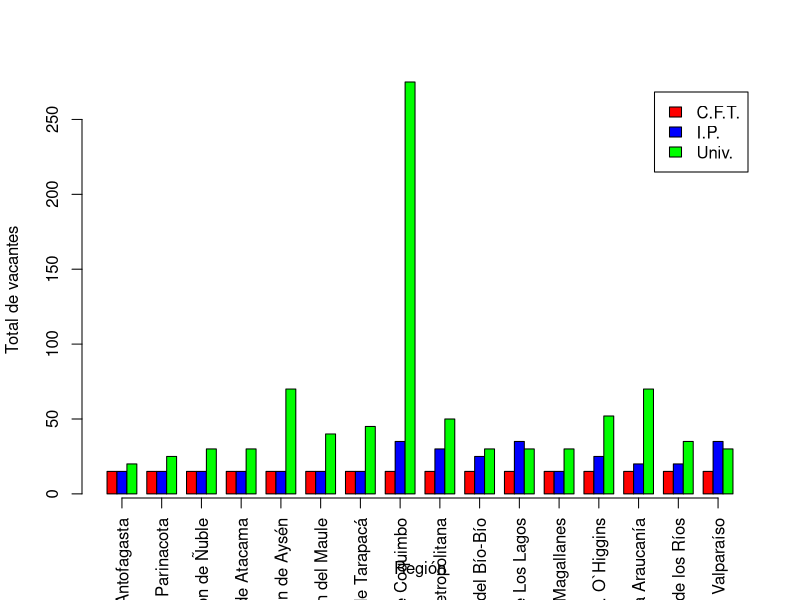

Recreate this plot in R.
# Leer base de datos en codificación latin1.
# Los nombres de las columnas no pueden contener caráteres de más de un byte,
# latin1 usa solo un byte para cada carácter. Pero lo correcto sería usar
# nombres de columnas sin carácteres especiales y leer en codificación UTF-8.
datos <- read.csv(
    file = "universidad.csv",
    header = TRUE,
    sep = ";",
    encoding = "latin1"
)

# Cambiar los nombres para mejor experiencia
colnames(datos) <- c(
    "institucion",
    "tipo_institucion",
    "sede",
    "comuna",
    "region",
    "numero_region",
    "carrera",
    "programa",
    "area",
    "vacantes"
)

# Realice la tabla bidimensional entre regiones y tipo de institución
region_tipo <- table(datos$region, datos$tipo_institucion)

# ¿Cuántas carreras hay en cft, ip y universidades?
cft <- sum(region_tipo[, "C.F.T."])
ip <- sum(region_tipo[, "I.P."])
universidad <- sum(region_tipo[, "Univ."])

# ¿Cuántas carreras ofrece inacap en total?
total <- cft + ip + universidad

# Realizar la tabla bidimensional entre área y vacantes
table(datos$area)

### Esto no es para nada bueno, tuve que calcular manualmenete los valores e
### incluso así no se ve bien el gráfico. Creo que para esto es mejor trabajar
### con ggplot2.
datos$tipo_institucion <- factor(datos$tipo_institucion)
datos$region <- factor(datos$region)
regiones <- unique(datos$region)
tipos <- unique(datos$tipo_institucion)
barras_por_region <- length(tipos)
barras_totales <- barras_por_region * length(regiones)

barplot(
    matrix(
        datos$vacantes,
        nrow = barras_por_region,
        ncol = length(regiones),
        byrow = TRUE
    ),
    beside = TRUE,
    col = c("red", "blue", "green"),
    xlab = "Región",
    ylab = "Total de vacantes",
    legend.text = levels(datos$tipo_institucion),
)

posiciones <- seq(2.5, barras_totales * 1.35, by = barras_por_region + 1)

axis(1, at = posiciones, labels = regiones, las = 2)
